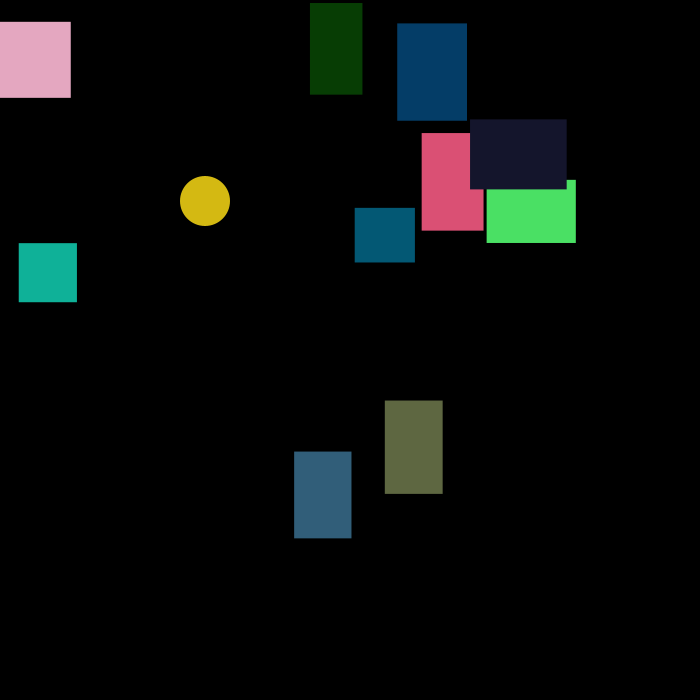
Frame 1 (no input)
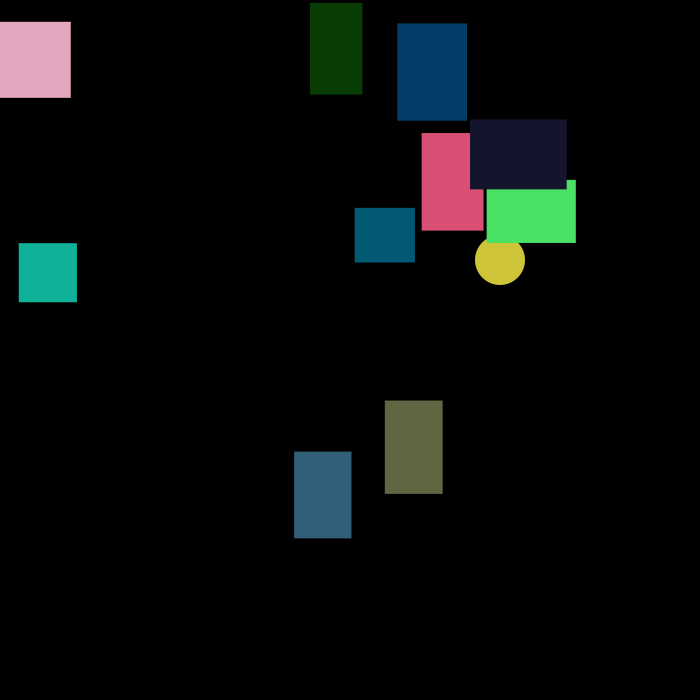
Frame 60 (the mouse pressed at the canvas centre just before this capture)
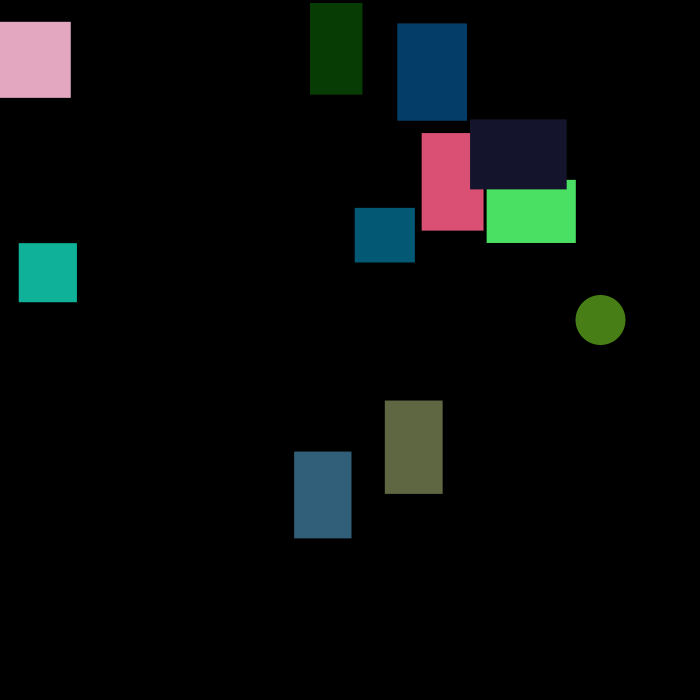
Frame 120 (the mouse held since frame 60 and released just before this capture)

The Processing sketch that drew these frames (run headless with seeded random() and noise(); from frame 60 on, the mouse is pressed at the canvas centre):

// Processing sketch: processing_181851
// ── processing_181851.pde

Ball b;
Rectangle r1,r2,r3,r4,r5,r6,r7,r8,r9,r10;


void setup()
{
  size(700,700);
  b = new Ball(200,200,5,1);
  r1 = new Rectangle();
  r2 = new Rectangle();
  r3 = new Rectangle();
  r4 = new Rectangle();
  r5 = new Rectangle();
  r6 = new Rectangle();
  r7 = new Rectangle();
  r8 = new Rectangle();
  r9 = new Rectangle();
  r10 = new Rectangle();
}

void draw()
{
  background(0);
  b.drawBall();
  r1.drawRectangle();
  r2.drawRectangle();
  r3.drawRectangle();
  r4.drawRectangle();
  r5.drawRectangle();
  r6.drawRectangle();
  r7.drawRectangle();
  r8.drawRectangle();
  r9.drawRectangle();
  r10.drawRectangle();
}

void keyPressed()
{
  if (keyCode == DOWN)
  {
    r1.movedown();
    r2.movedown();
    r3.movedown();
    r4.movedown();
    r5.movedown();
    r6.movedown();
    r7.movedown();
    r8.movedown();
    r9.movedown();
    r10.movedown();
  }
   if (keyCode == UP)
  {
    r1.moveup();
    r2.moveup();
    r3.moveup();
    r4.moveup();
    r5.moveup();
    r6.moveup();
    r7.moveup();
    r8.moveup();
    r9.moveup();
    r10.moveup();
  }
    if (keyCode == RIGHT)
  {
    r1.moveright();
    r2.moveright();
    r3.moveright();
    r4.moveright();
    r5.moveright();
    r6.moveright();
    r7.moveright();
    r8.moveright();
    r9.moveright();
    r10.moveright();
  }
   if (keyCode == LEFT)
  {
    r1.moveleft();
    r2.moveleft();
    r3.moveleft();
    r4.moveleft();
    r5.moveleft();
    r6.moveleft();
    r7.moveleft();
    r8.moveleft();
    r9.moveleft();
    r10.moveleft();
  }
}




  
class Rectangle
{
  float posx;
  float posy;
  float h;
  float w;
  color c;
  
  Rectangle()
  {
    posx = random(width);
    posy = random(height);
    h = random(50,100);
    w = random(50)+50;   
    c = color(random(255),random(255),random(255));
 }
  void movedown()
  {
    posy = posy + 20;
    }
    void moveup()
  {
    posy = posy - 20;
    }
    void moveleft()
  {
    posx = posx - 20;
    }
    void moveright()
  {
    posx = posx + 20;
    }
    void drawRectangle()
  {
    rectMode(CENTER);
    fill(c);
    rect(posx,posy,w,h);
     if (posx > width)
    { 
      posx = width;
    }
    else if (posx < 0)
    {
      posx = 0;
    }
    if (posy > height)
    {
      posy = height;
    }
    else if (posy < 0)
    {
      posy = 0;
    }

    }
}
 
class Ball
{
  float xpos;
  float ypos;
  float xvel;
  float yvel;
  float s;
  
  Ball(float x, float y, float xv, float yv)
  {
    xpos = x;
    ypos = y;
    xvel = xv;
    yvel = yv;
    s = 50;
  }
  
  void drawBall()
  {
    xpos += xvel;
    ypos += yvel;
    
    if ((xpos < 0) || (xpos > width))  xvel *= -1.1;
    if ((ypos < 0) || (ypos > height))  yvel *= -1.1;
    
    fill(random(255),random(255),random(255));
    noStroke();
    ellipse(xpos,ypos,s,s);
  }
}
